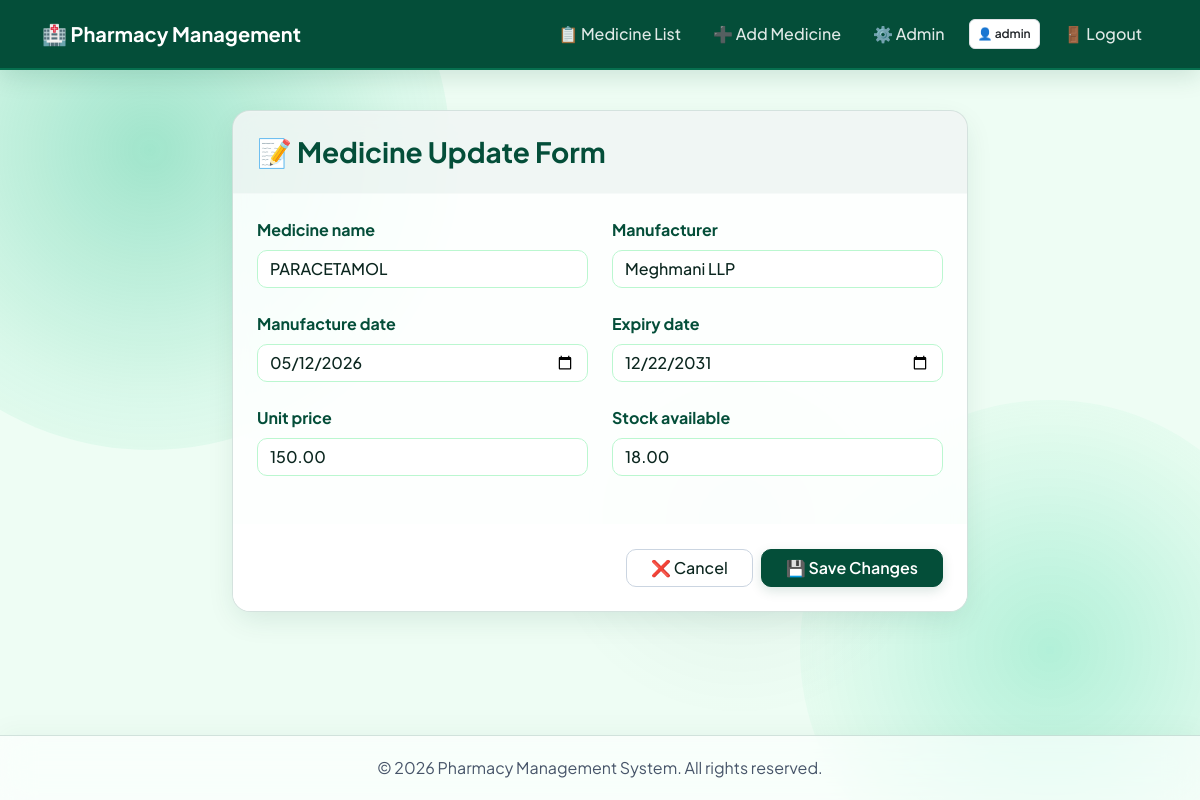
Screenshot of /edit/11/ (signed in) with the database file from the repository.
### Pharmacy/models.py (models this page shows, shortened)
class Pharmacy(models.Model):
    medicine_name = models.CharField(
        max_length=100,
        help_text="Name of the medicine"
    )
    manufacturer = models.CharField(
        max_length=100,
        help_text="Name of the medicine manufacturer/company"
    )
    manufacture_date = models.DateField(
        help_text="Date when the medicine was manufactured"
    )
    expiry_date = models.DateField(
        help_text="Date when the medicine expires"
    )
    unit_price = models.DecimalField(
        max_digits=10,
        decimal_places=2,
        help_text="Price of one unit of medicine"
    )
    stock_available = models.DecimalField(
        max_digits=10,
        decimal_places=2,
        help_text="Quantity of medicine available in stock"
    )
    created_at = models.DateTimeField(auto_now_add=True)
    updated_at = models.DateTimeField(auto_now=True)
    class Meta:
        verbose_name_plural = "Pharmacy"
        ordering = ['-created_at']

### Pharmacy/views.py (the view)
# urls.py: path('edit/<int:pk>/', views.edit_medicine, name='medicine_edit'),
@login_required(login_url='pharmacy:login')
def edit_medicine(request, pk):
    instance = get_object_or_404(Pharmacy, pk=pk)
    if request.method == 'POST':
        form = PharmacyForm(request.POST, instance=instance)
        if form.is_valid():
            form.save()
            messages.success(request, f"✅ Medicine '{instance.medicine_name}' updated successfully!")
            return redirect('pharmacy:medicine_list')
    else:
        form = PharmacyForm(instance=instance)
    return render(request, 'pharmacy/edit_medicine.html', {'form': form, 'medicine': instance})

### Pharmacy/forms.py (shortened to what this page needs)
class PharmacyForm(forms.ModelForm):
    class Meta:
        model = Pharmacy
        fields = '__all__'
        widgets = {
            'medicine_name': forms.TextInput(attrs={'class': 'form-control', 'placeholder': 'Enter medicine name'}),
            'manufacturer': forms.TextInput(attrs={'class': 'form-control', 'placeholder': 'Enter manufacturer name'}),
            'manufacture_date': forms.DateInput(attrs={'class': 'form-control', 'type': 'date'}),
            'expiry_date': forms.DateInput(attrs={'class': 'form-control', 'type': 'date'}),
            'unit_price': forms.NumberInput(attrs={'class': 'form-control', 'step': '0.01', 'placeholder': '0.00'}),
            'stock_available': forms.NumberInput(attrs={'class': 'form-control', 'step': '0.01', 'placeholder': '0'}),
        }

### Pharmacy/templates/pharmacy/edit_medicine.html (shortened to what this page needs)
{% extends "pharmacy/base.html" %}
{% block content %}
    <div class="row justify-content-center">
        <div class="col-lg-8">
            <div class="glass-panel p-0 overflow-hidden">
                <div class="p-4" style="border-bottom: 1px solid rgba(255,255,255,0.4); background: rgba(4, 78, 57, 0.05);">
                    <h3 class="mb-0 fw-bold" style="color: var(--med-primary);">📝 Medicine Update Form</h3>
                </div>
                <div class="p-4">
                    <form method="post" class="needs-validation" novalidate id="medicine-form">
                        <div class="row">
                            <div class="col-md-6 mb-4">
                                <label class="form-label fw-bold" style="color: var(--med-primary);">{{ form.medicine_name.label }}</label>
                                {{ form.medicine_name }}
                            </div>
                            <div class="col-md-6 mb-4">
                                <label class="form-label fw-bold" style="color: var(--med-primary);">{{ form.manufacturer.label }}</label>
                                {{ form.manufacturer }}
                            </div>
                        </div>
                        <div class="row">
                            <div class="col-md-6 mb-4">
                                <label class="form-label fw-bold" style="color: var(--med-primary);">{{ form.manufacture_date.label }}</label>
                                {{ form.manufacture_date }}
                            </div>
                            <div class="col-md-6 mb-4">
                                <label class="form-label fw-bold" style="color: var(--med-primary);">{{ form.expiry_date.label }}</label>
                                {{ form.expiry_date }}
                            </div>
                        </div>
                        <div class="row">
                            <div class="col-md-6 mb-4">
                                <label class="form-label fw-bold" style="color: var(--med-primary);">{{ form.unit_price.label }}</label>
                                {{ form.unit_price }}
                            </div>
                            <div class="col-md-6 mb-4">
                                <label class="form-label fw-bold" style="color: var(--med-primary);">{{ form.stock_available.label }}</label>
                                {{ form.stock_available }}
                            </div>
                        </div>
                    </form>
                </div>
                <div class="p-4 bg-white bg-opacity-20 d-flex gap-2 justify-content-end" style="border-top: 1px solid rgba(255,255,255,0.3);">
                    <a href="{% url 'pharmacy:medicine_list' %}" class="btn btn-glass-secondary px-4">❌ Cancel</a>
                    <button type="submit" form="medicine-form" class="btn btn-glass-success px-4">💾 Save Changes</button>
                </div>
            </div>
        </div>
    </div>
{% endblock %}

### Pharmacy/templates/pharmacy/base.html (shortened to what this page needs)
{% load static %}
<!DOCTYPE html>
<html lang="en">
<head>
    <link href="https://cdn.jsdelivr.net/npm/bootstrap@5.3.0/dist/css/bootstrap.min.css" rel="stylesheet">
</head>
<body>
    <nav class="navbar navbar-expand-lg navbar-dark navbar-glass">
        <div class="container-fluid container">
            <a class="navbar-brand" href="{% url 'pharmacy:medicine_list' %}">🏥 Pharmacy Management</a>
            <div class="collapse navbar-collapse" id="navbarNav">
                <ul class="navbar-nav ms-auto align-items-center">
                    {% if user.is_authenticated %}
                        <li class="nav-item"><a class="nav-link" href="{% url 'pharmacy:medicine_list' %}">📋 Medicine List</a></li>
                        <li class="nav-item"><a class="nav-link" href="{% url 'pharmacy:medicine_add' %}">➕ Add Medicine</a></li>
                        {% if user.is_staff %}
                            <li class="nav-item"><a class="nav-link" href="{% url 'pharmacy:admin_dashboard' %}">⚙️ Admin</a></li>
                        {% endif %}
                        <li class="nav-item px-2">
                            <span class="badge bg-white text-dark border p-2 fw-semibold">👤 {{ user.username }}</span>
                        </li>
                        <li class="nav-item"><a class="nav-link text-danger" href="{% url 'pharmacy:logout' %}">🚪 Logout</a></li>
                    {% else %}
                        <li class="nav-item"><a class="nav-link" href="{% url 'pharmacy:register' %}">📝 Register</a></li>
                        <li class="nav-item"><a class="nav-link" href="{% url 'pharmacy:login' %}">🔐 Login</a></li>
                    {% endif %}
                </ul>
            </div>
        </div>
    </nav>
    <main class="container">
        {% block content %}{% endblock %}
    </main>
    <footer>
        <p class="mb-0">&copy; 2026 Pharmacy Management System. All rights reserved.</p>
    </footer>
</body>
</html>

### Pharmacy/templates/pharmacy/base.html (style rules this page uses)
:root { --bg-base: #eefdf4; --med-primary: #044e39; --med-accent: #00cc88; --text-slate: #0b261f; --text-muted: #475569; --glass-sheet: rgba(255, 255, 255, 0.88); --glass-sheet-hover: rgba(255, 255, 255, 0.96); --glass-border: rgba(4, 78, 57, 0.16); --glass-shadow: rgba(4, 78, 57, 0.12); }
body { font-family: 'Plus Jakarta Sans', sans-serif; background-color: var(--bg-base); color: var(--text-slate); min-height: 100vh; display: flex; flex-direction: column; position: relative; z-index: 1; overflow-x: hidden; }
body::before { content: ''; position: fixed; width: 600px; height: 600px; top: -150px; left: -150px; background: radial-gradient(circle, rgba(16, 185, 129, 0.35) 0%, rgba(52, 211, 153, 0.1) 60%, rgba(0,0,0,0) 100%); border-radius: 50%; z-index: -2; }
body::after { content: ''; position: fixed; width: 500px; height: 500px; bottom: -100px; right: -100px; background: radial-gradient(circle, rgba(0, 204, 136, 0.25) 0%, rgba(167, 243, 208, 0.15) 65%, rgba(0,0,0,0) 100%); border-radius: 50%; z-index: -2; }
main { flex: 1; padding: 40px 20px; z-index: 2; }
.glass-panel { background: var(--glass-sheet); backdrop-filter: blur(16px) saturate(120%); -webkit-backdrop-filter: blur(16px) saturate(120%); border: 1px solid var(--glass-border); border-radius: 18px; box-shadow: 0 10px 30px -5px var(--glass-shadow), inset 0 1px 2px 0 rgba(255, 255, 255, 0.6); transition: transform 0.25s cubic-bezier(0.2, 0.8, 0.2, 1), background-color 0.25s ease, box-shadow 0.25s ease; }
.form-control, .form-select { background: #ffffff !important; border: 1px solid #bbf7d0 !important; color: var(--text-slate) !important; border-radius: 10px !important; font-weight: 500; transition: all 0.2s ease !important; }
.navbar-glass { background: var(--med-primary) !important; border-bottom: 2px solid rgba(16, 185, 129, 0.3); padding: 14px 0; box-shadow: 0 6px 25px rgba(4, 78, 57, 0.15); }
.navbar-brand { font-weight: 700; color: #ffffff !important; }
.nav-link { color: rgba(255, 255, 255, 0.88) !important; font-weight: 500; border-radius: 8px; padding: 8px 16px !important; transition: all 0.2s ease; }
.btn-glass-success { background: var(--med-primary); border: 1px solid var(--med-primary); color: #ffffff; border-radius: 10px; font-weight: 600; transition: all 0.2s ease; box-shadow: 0 4px 12px rgba(4, 78, 57, 0.15); }
.btn-glass-secondary { background: #ffffff; border: 1px solid #cbd5e1; color: var(--text-slate); border-radius: 10px; font-weight: 500; transition: all 0.2s ease; }
footer { background: rgba(255, 255, 255, 0.65); backdrop-filter: blur(16px) saturate(120%); -webkit-backdrop-filter: blur(16px) saturate(120%); border-top: 1px solid var(--glass-border); padding: 20px; text-align: center; color: var(--text-muted); margin-top: auto; box-shadow: 0 -5px 25px rgba(4, 78, 57, 0.04); z-index: 2; }

### rows the page displays
Pharmacy: medicine_name "PARACETAMOL", manufacturer "Meghmani LLP", manufacture_date "05/12/2026", expiry_date "12/22/2031", unit_price "150.00", stock_available "18.00"

### other values shown
{{ user.username }} "admin"
